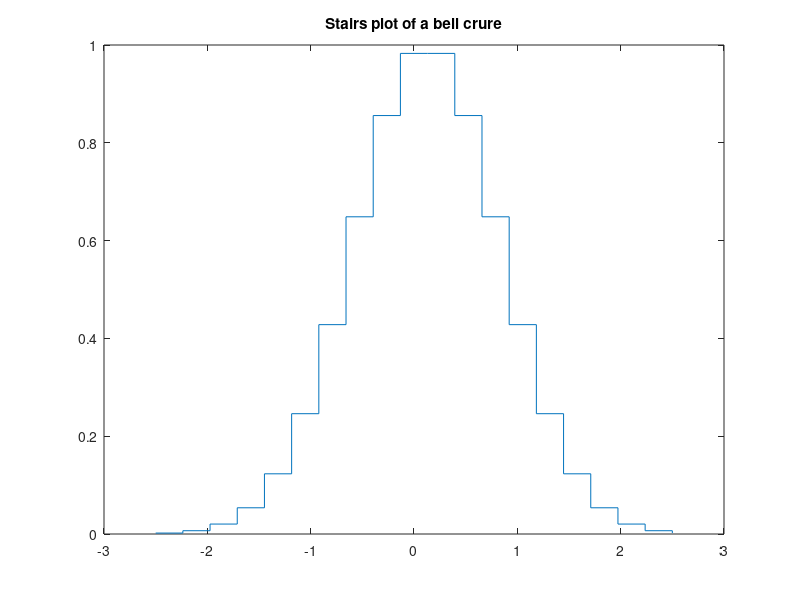

Recreate this plot in MATLAB.
x=linspace(-2.5,2.5,20);                 
        y=exp(-x.*x);
        stairs (x,y)
        title('Stairs plot of a bell crure');